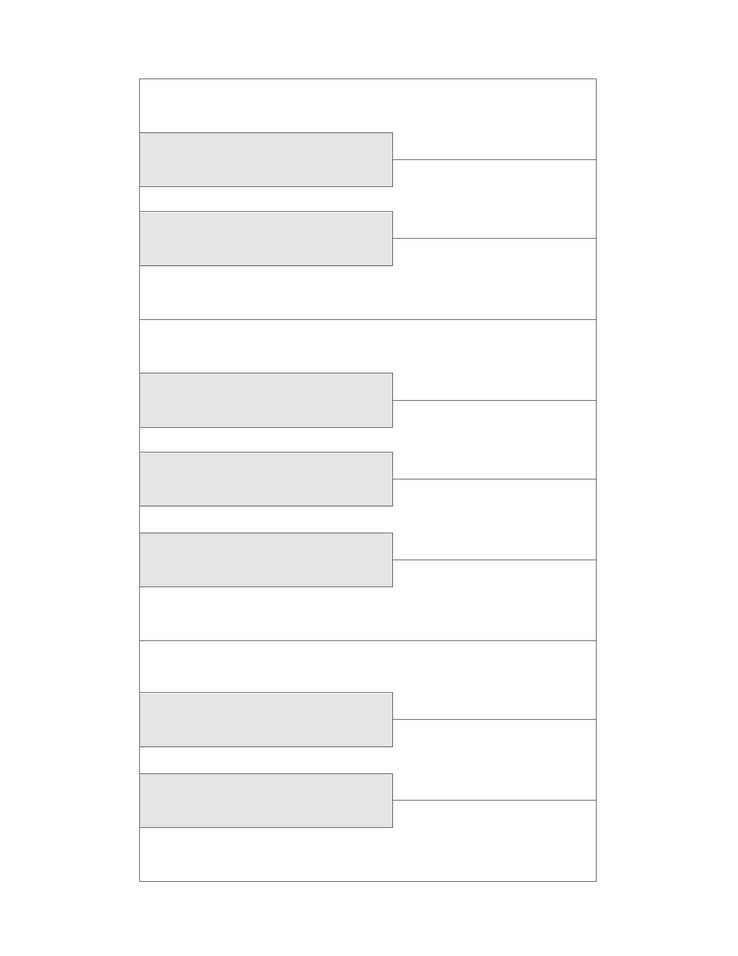
#> input picture assets/aruco_input/Keys1.png, 738 x 956 px, shrunk from 1700 x 2200 before the run; its folder holds only this picture in this run
$ python widen_piano_key_edges.py
#> lines starting #> are read from the running program, lines starting #| are printed output that depends on the picture; after the words box and inside, x2 and y2 are one past the last pixel; in counts of white or black regions, pixels touching at a corner belong together
#> in process_piano_key_images, img is the input picture: shape (956, 738, 3); min 105, max 255, mean 250
import cv2 as cv
import numpy as np
import os
from pathlib import Path


# [46 lines left out: function widen_black_edges, not called in this run]


def widen_edges_advanced(image, method='adaptive', edge_width=3):
    """
    Advanced method to widen black edges between piano keys.
    Detects and widens both horizontal and vertical lines.

    Args:
        image: Input image
        method: 'adaptive', 'canny', or 'threshold'
        edge_width: Desired width of edges in pixels

    Returns:
        Modified image with widened edges and edge mask
    """
#> called with method = 'adaptive', edge_width = 9
    # Convert to grayscale if needed
    if len(image.shape) == 3:
        gray = cv.cvtColor(image, cv.COLOR_BGR2GRAY)
    else:
        gray = image.copy()

    # Create a copy to modify
    result = image.copy() if len(image.shape) == 3 else cv.cvtColor(image, cv.COLOR_GRAY2BGR)
    height, width = gray.shape
#> height = 956; width = 738

    # Detect lines based on method
    if method == 'adaptive':
        # Use adaptive thresholding to detect black regions
        binary = cv.adaptiveThreshold(gray, 255, cv.ADAPTIVE_THRESH_GAUSSIAN_C,
                                      cv.THRESH_BINARY_INV, 11, 2)
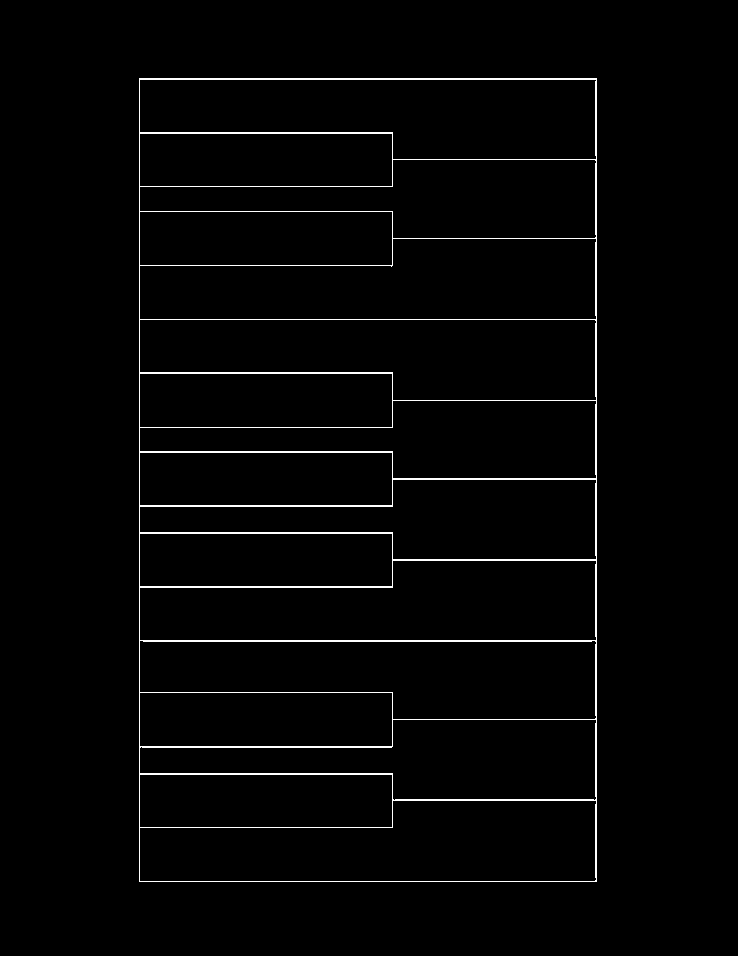
#> binary: shape (956, 738); 1.8% white in thin lines or dots, all inside (x1, y1, x2, y2) = (139, 78, 597, 882)
        line_src = binary

    elif method == 'canny':
        # Use Canny edge detection
        line_src = cv.Canny(gray, 50, 150)

    else:  # threshold
        # Simple threshold for very dark regions
        _, line_src = cv.threshold(gray, 50, 255, cv.THRESH_BINARY_INV)

    # Detect HORIZONTAL lines (between keys)
    horizontal_kernel = cv.getStructuringElement(cv.MORPH_RECT, (3, 1))
    horizontal_lines = cv.morphologyEx(line_src, cv.MORPH_OPEN, horizontal_kernel)

    # Detect VERTICAL lines (key separators)
    vertical_kernel = cv.getStructuringElement(cv.MORPH_RECT, (1, 3))
    vertical_lines = cv.morphologyEx(line_src, cv.MORPH_OPEN, vertical_kernel)
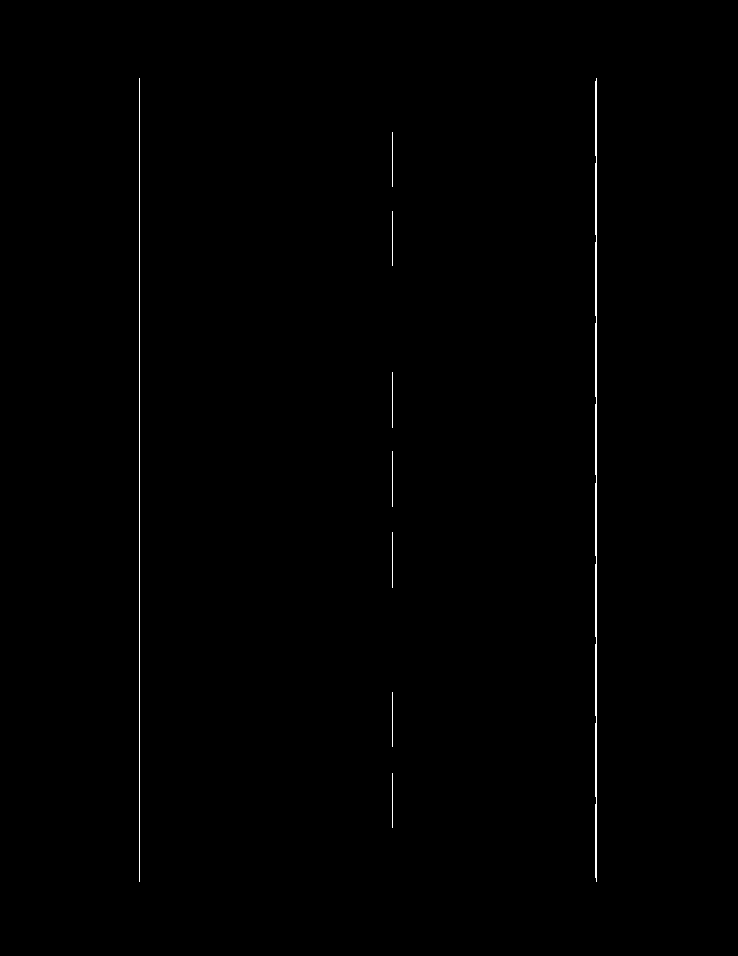
#> vertical_lines: shape (956, 738); 0.39% white in thin lines or dots, all inside (x1, y1, x2, y2) = (139, 78, 597, 882)

    # Combine both horizontal and vertical lines
    combined_lines = cv.bitwise_or(horizontal_lines, vertical_lines)

    # Dilate horizontal lines to make them wider
    horizontal_dilate_kernel = cv.getStructuringElement(cv.MORPH_RECT, (1, edge_width))
    dilated_horizontal = cv.dilate(horizontal_lines, horizontal_dilate_kernel, iterations=1)
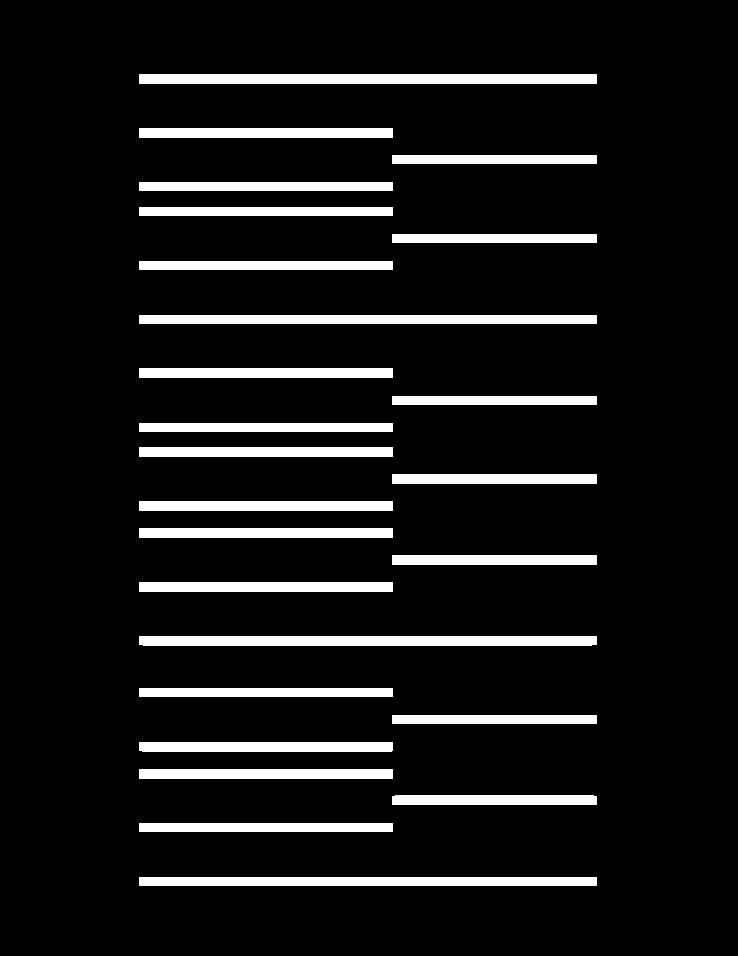
#> dilated_horizontal: shape (956, 738); 9.2% white; 25 white regions, largest, box (x1, y1, x2, y2) and area: (139, 74, 597, 84) 4580, (139, 636, 597, 646) 4571, (139, 315, 597, 324) 4122

    # Dilate vertical lines to make them wider
    vertical_dilate_kernel = cv.getStructuringElement(cv.MORPH_RECT, (edge_width, 1))
    dilated_vertical = cv.dilate(vertical_lines, vertical_dilate_kernel, iterations=1)
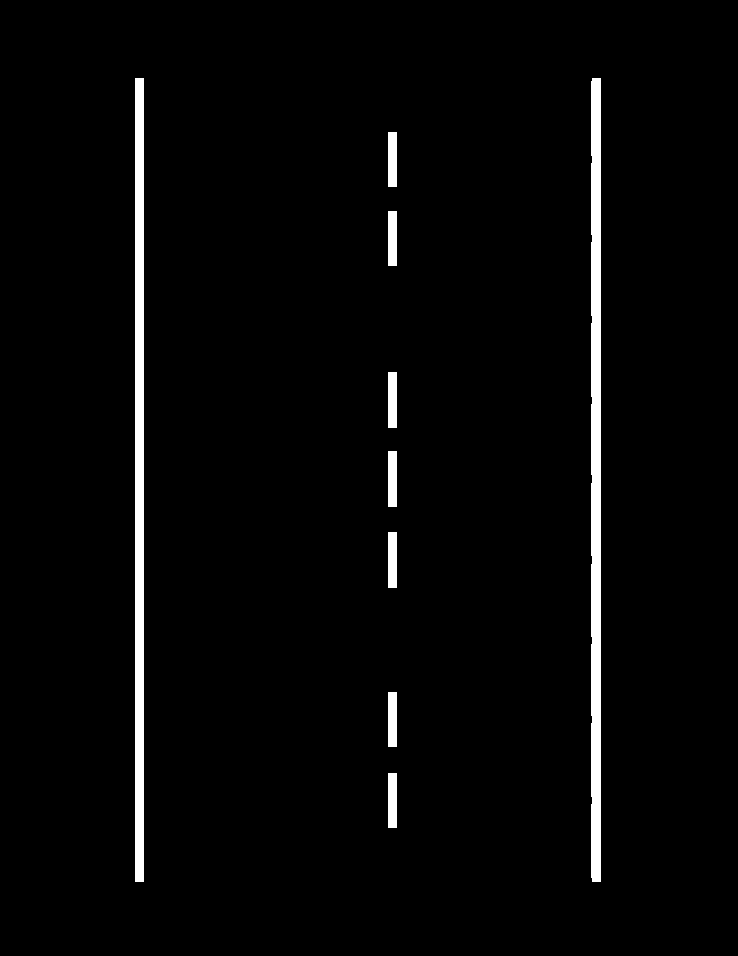
#> dilated_vertical: shape (956, 738); 2.6% white; 9 white regions, largest, box (x1, y1, x2, y2) and area: (591, 78, 601, 882) 7968, (135, 78, 144, 882) 7236, (388, 372, 397, 428) 504

    # Combine the dilated lines
    dilated = cv.bitwise_or(dilated_horizontal, dilated_vertical)
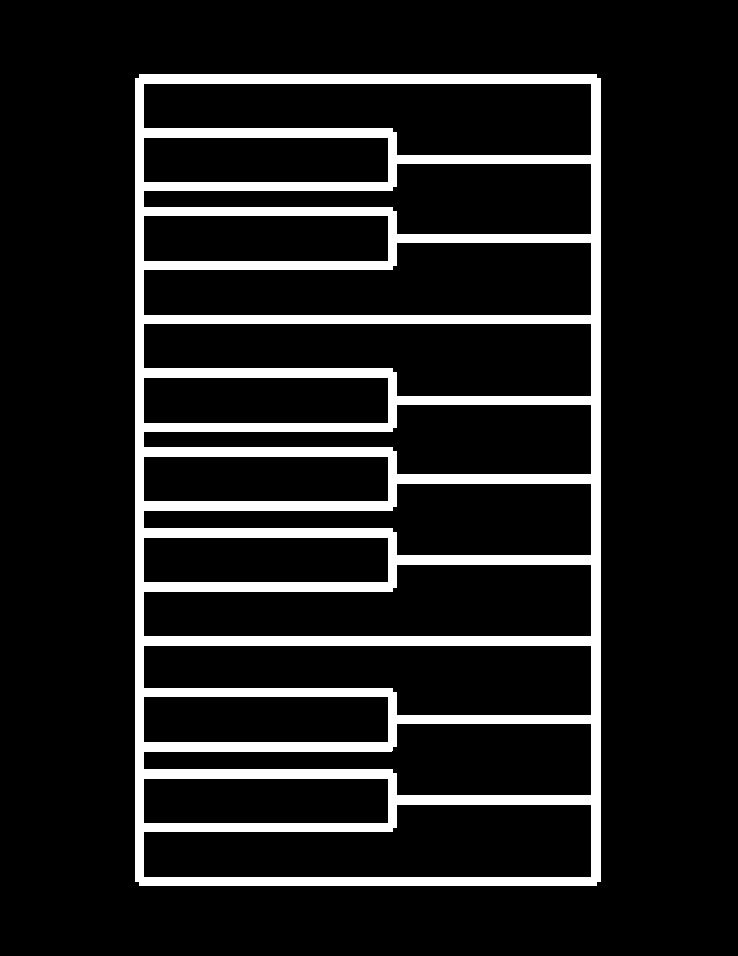
#> dilated: shape (956, 738); 11.6% white; 1 white region, box (x1, y1, x2, y2) and area: (135, 74, 601, 886) 81626

    # Apply the widened edges to the result
    edge_mask = dilated > 0
    if len(result.shape) == 3:
        result[edge_mask] = [0, 0, 0]  # Pure black
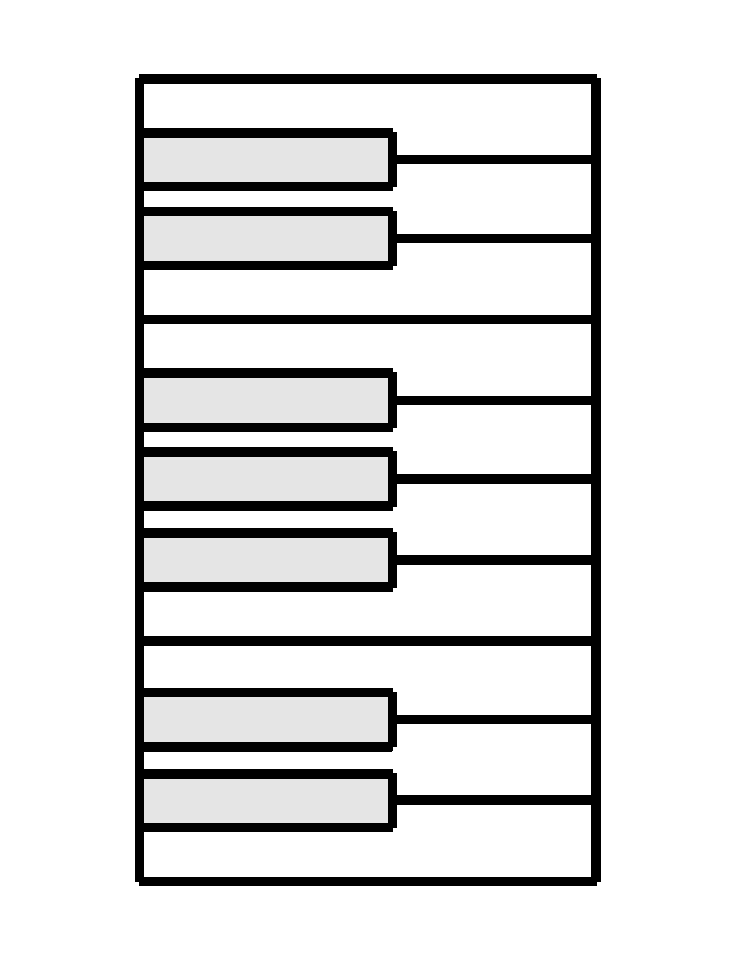
#> result: shape (956, 738, 3); min 0, max 255, mean 222.7
    else:
        result[edge_mask] = 0

    return result, dilated


def process_piano_key_images(input_dir, output_dir, edge_width=3, method='adaptive'):
    """
    Process all piano key images in a directory and widen the black edges.
    Detects and widens both horizontal and vertical lines between keys.

    Args:
        input_dir: Directory containing input images
        output_dir: Directory to save processed images
        edge_width: Width of edges in pixels
        method: Detection method to use ('adaptive', 'canny', or 'threshold')
    """
    # Create output directory
    os.makedirs(output_dir, exist_ok=True)

    # Find all piano key images
    image_files = []
    for ext in ['*.png', '*.jpg', '*.jpeg', '*.PNG', '*.JPG', '*.JPEG']:
        image_files.extend(Path(input_dir).glob(ext))

    print(f"Found {len(image_files)} images to process")

    for img_file in image_files:
        print(f"Processing: {img_file.name}")

        # Read image
        img = cv.imread(str(img_file), cv.IMREAD_COLOR)
        if img is None:
            print(f"  Error: Could not read {img_file.name}")
            continue

        # Process image
        result, edge_mask = widen_edges_advanced(img, method=method, edge_width=edge_width)

        # Save result
        output_path = os.path.join(output_dir, f"wider_edges_{method}_{edge_width}_{img_file.name}")
        cv.imwrite(output_path, result)

        # Save edge mask for debugging
        debug_path = os.path.join(output_dir, f"edge_mask_{method}_{edge_width}_{img_file.name}")
        cv.imwrite(debug_path, edge_mask)


    print(f"\nProcessed images saved to: {output_dir}")


def main():
    # Process piano key images with ArUco markers
    input_dir = "assets/aruco_input"
    output_dir = "assets/aruco_output/widened_edges"

    print("=" * 60)
    print("WIDENING BLACK EDGES BETWEEN PIANO KEYS")
    print("Detecting both horizontal and vertical lines")
    print("=" * 60)

    # Process all images
    process_piano_key_images(
        input_dir=input_dir,
        output_dir=output_dir,
        edge_width=9,  # Width of edges in pixels
        method='adaptive'  # Options: 'adaptive', 'canny', 'threshold'
    )

    print("\nPreview results:")
    print("✓ Both horizontal and vertical lines are detected and widened")
    print("✓ Edge detection method: 'adaptive' typically works best for clean key images")
    print("✓ Edge detection method: 'canny' works well for noisy or complex images")
    print("Adjust 'edge_width' parameter (1-10) to control edge thickness")
    print("\nTo test different settings, modify edge_width and method")


if __name__ == '__main__':
    main()
